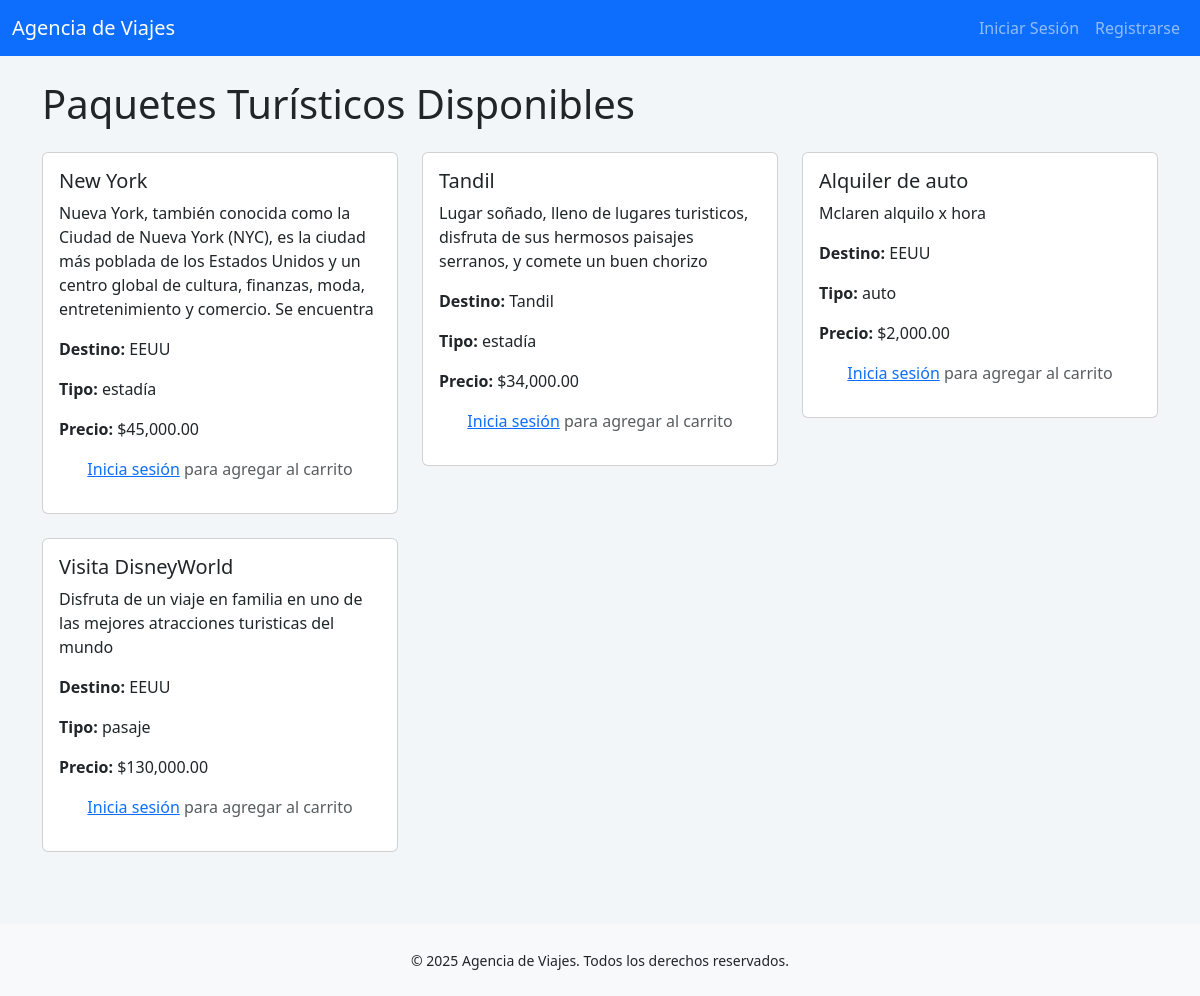
The page / on the database its author committed.
### tables this page shows
CREATE TABLE `paquetes` (
  `ID_Reserva` int(11) NOT NULL,
  `nombre` varchar(100) NOT NULL,
  `descripcion` varchar(200) DEFAULT NULL,
  `precio` int(100) DEFAULT NULL,
  `tipo` enum('estadía','pasaje','auto','completo') DEFAULT NULL,
  `destino` varchar(100) DEFAULT NULL,
  `imagen` varchar(255) DEFAULT NULL
);

### index.php (the view, shortened to what this page needs)
<?php
$es_admin = (isset($_SESSION['usuario_rol']) && $_SESSION['usuario_rol'] === 'admin');
$usuario_logueado = isset($_SESSION['usuario_id']);
?>
<!DOCTYPE html>
<html lang="es">
<head>
    <link href="https://cdn.jsdelivr.net/npm/bootstrap@5.3.0/dist/css/bootstrap.min.css" rel="stylesheet">
</head>
<body>
    <nav class="navbar navbar-expand-lg navbar-dark bg-primary">
        <div class="container-fluid">
            <a class="navbar-brand" href="index.php">Agencia de Viajes</a>
            <div class="collapse navbar-collapse" id="navbarNav">
                <ul class="navbar-nav ms-auto">
                    <?php if ($es_admin): ?>
                        <li class="nav-item"><a class="nav-link" href="gestion_pedidos.php">Gestión Pedidos</a></li>
                        <li class="nav-item"><a class="nav-link" href="logout.php">Cerrar Sesión (Admin)</a></li>
                    <?php elseif ($usuario_logueado): ?>
                        <li class="nav-item"><a class="nav-link" href="carrito.php">Carrito</a></li>
                        <li class="nav-item"><a class="nav-link" href="pedidos.php">Mis Pedidos</a></li>
                        <li class="nav-item"><a class="nav-link" href="logout.php">Cerrar Sesión</a></li>
                    <?php else: ?>
                        <li class="nav-item"><a class="nav-link" href="login.php">Iniciar Sesión</a></li>
                        <li class="nav-item"><a class="nav-link" href="registro.php">Registrarse</a></li>
                    <?php endif; ?>
                </ul>
            </div>
        </div>
    </nav>
    <div class="container mt-4">
        <h1 class="mb-4">Paquetes Turísticos Disponibles</h1>
        <div class="row">
            <?php
                $conexion = new mysqli("localhost", "root", "", "agencia");
                $sql = "SELECT * FROM paquetes";
                $resultado = $conexion->query($sql);
                while ($fila = $resultado->fetch_assoc()) {
                    echo '<div class="col-md-4">';
                    echo '   <div class="card paquete-card mb-4">';
                    echo '     <div class="card-body">';
                    echo '       <h5 class="card-title">' . htmlspecialchars($fila['nombre']) . '</h5>';
                    echo '       <p class="card-text">' . htmlspecialchars($fila['descripcion']) . '</p>';
                    echo '       <p class="card-text"><strong>Destino:</strong> ' . htmlspecialchars($fila['destino']) . '</p>';
                    echo '       <p class="card-text"><strong>Tipo:</strong> ' . htmlspecialchars($fila['tipo']) . '</p>';
                    echo '       <p class="card-text"><strong>Precio:</strong> $' . number_format($fila['precio'], 2) . '</p>';
                    if ($usuario_logueado && !$es_admin) {
                        echo '       <form method="POST" action="agregar_al_carrito.php">';
                        echo '         <input type="hidden" name="id_reserva" value="' . $fila['ID_Reserva'] . '">';
                        echo '         <label>Cantidad:</label>';
                        echo '         <input type="number" name="cantidad" value="1" min="1" class="form-control mb-2">';
                        echo '         <button type="submit" class="btn btn-success w-100">Agregar al carrito</button>';
                        echo '       </form>';
                    } elseif (!$usuario_logueado) {
                        echo '<p class="text-center text-muted mt-3"><a href="login.php">Inicia sesión</a> para agregar al carrito</p>';
                    }
                    echo '     </div>';
                    echo '   </div>';
                    echo '</div>';
                }
            ?>
        </div>
    </div>
    <footer class="text-center mt-5 p-4 bg-light">
        <small>&copy; 2025 Agencia de Viajes. Todos los derechos reservados.</small>
    </footer>
</body>
</html>

### index.php (style rules this page uses)
body { background: #f3f6f9; }
.paquete-card { transition: transform 0.3s, box-shadow 0.3s; }

### rows shown on the page
paquetes: nombre "New York", descripcion "Nueva York, también conocida como la Ciudad de Nueva York (NYC), es la ciudad más poblada de los Estados Unidos y un centro global de cultura, finanzas, moda, entretenimiento y comercio. Se encuentra", destino "EEUU", tipo "estadía", precio "45,000.00"
paquetes: nombre "Tandil", descripcion "Lugar soñado, lleno de lugares turisticos, disfruta de sus hermosos paisajes serranos, y comete un buen chorizo", destino "Tandil", tipo "estadía", precio "34,000.00"
paquetes: nombre "Alquiler de auto", descripcion "Mclaren alquilo x hora", destino "EEUU", tipo "auto", precio "2,000.00"
paquetes: nombre "Visita DisneyWorld", descripcion "Disfruta de un viaje en familia en uno de las mejores atracciones turisticas del mundo", destino "EEUU", tipo "pasaje", precio "130,000.00"
